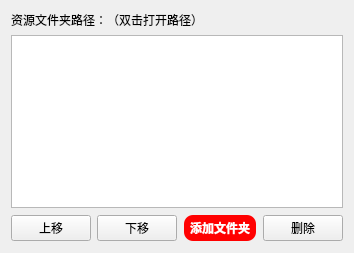
<?xml version="1.0" encoding="UTF-8"?>
<ui version="4.0">
 <class>Global</class>
 <widget class="QWidget" name="Global">
  <property name="geometry">
   <rect>
    <x>0</x>
    <y>0</y>
    <width>335</width>
    <height>253</height>
   </rect>
  </property>
  <property name="font">
   <font>
    <family>黑体</family>
   </font>
  </property>
  <property name="windowTitle">
   <string>全局参数</string>
  </property>
  <property name="windowIcon">
   <iconset resource="../../images.qrc">
    <normaloff>:/按钮图标/Window/res/图标.png</normaloff>:/按钮图标/Window/res/图标.png</iconset>
  </property>
  <layout class="QGridLayout" name="gridLayout">
   <item row="0" column="0" colspan="3">
    <widget class="QLabel" name="label">
     <property name="text">
      <string>资源文件夹路径：（双击打开路径）</string>
     </property>
    </widget>
   </item>
   <item row="1" column="0" colspan="4">
    <widget class="QListView" name="listView">
     <property name="editTriggers">
      <set>QAbstractItemView::EditTrigger::NoEditTriggers</set>
     </property>
    </widget>
   </item>
   <item row="2" column="0">
    <widget class="QPushButton" name="pushButton_4">
     <property name="styleSheet">
      <string notr="true"/>
     </property>
     <property name="text">
      <string>上移</string>
     </property>
    </widget>
   </item>
   <item row="2" column="1">
    <widget class="QPushButton" name="pushButton_5">
     <property name="text">
      <string>下移</string>
     </property>
    </widget>
   </item>
   <item row="2" column="2">
    <widget class="QPushButton" name="pushButton">
     <property name="styleSheet">
      <string notr="true">QPushButton {
    background-color: red;
    color: white;
    border-radius: 10px; /* 设置圆角半径 */
    font-family: 'Microsoft YaHei'; /* 设置字体为微软雅黑 */
	font-weight: bold; /* 设置字体加粗 */
    padding: 3px 5px; /* 设置内边距，使按钮看起来更美观 */
border: 2px solid transparent; /* 设置边框为透明 */
}

QPushButton:hover {
    background-color: rgb(170, 0, 0); /* 设置鼠标悬停时的背景颜色 */
}

QPushButton:pressed {
    background-color: rgb(85, 85, 127); /* 设置按钮按下时的背景颜色 */
}</string>
     </property>
     <property name="text">
      <string>添加文件夹</string>
     </property>
    </widget>
   </item>
   <item row="2" column="3">
    <widget class="QPushButton" name="pushButton_2">
     <property name="text">
      <string>删除</string>
     </property>
    </widget>
   </item>
  </layout>
 </widget>
 <resources>
  <include location="../../images.qrc"/>
 </resources>
 <connections/>
</ui>
